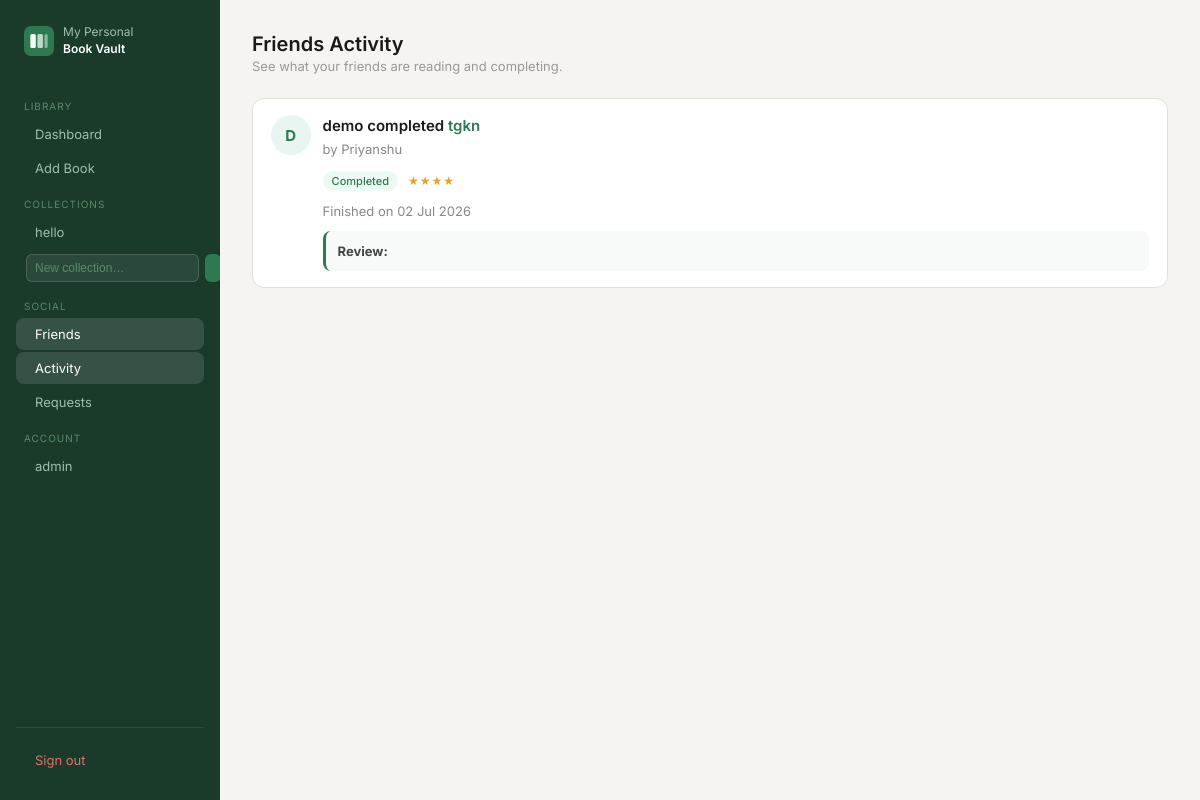
The page /friends/activity (signed in) on the database as committed earlier.
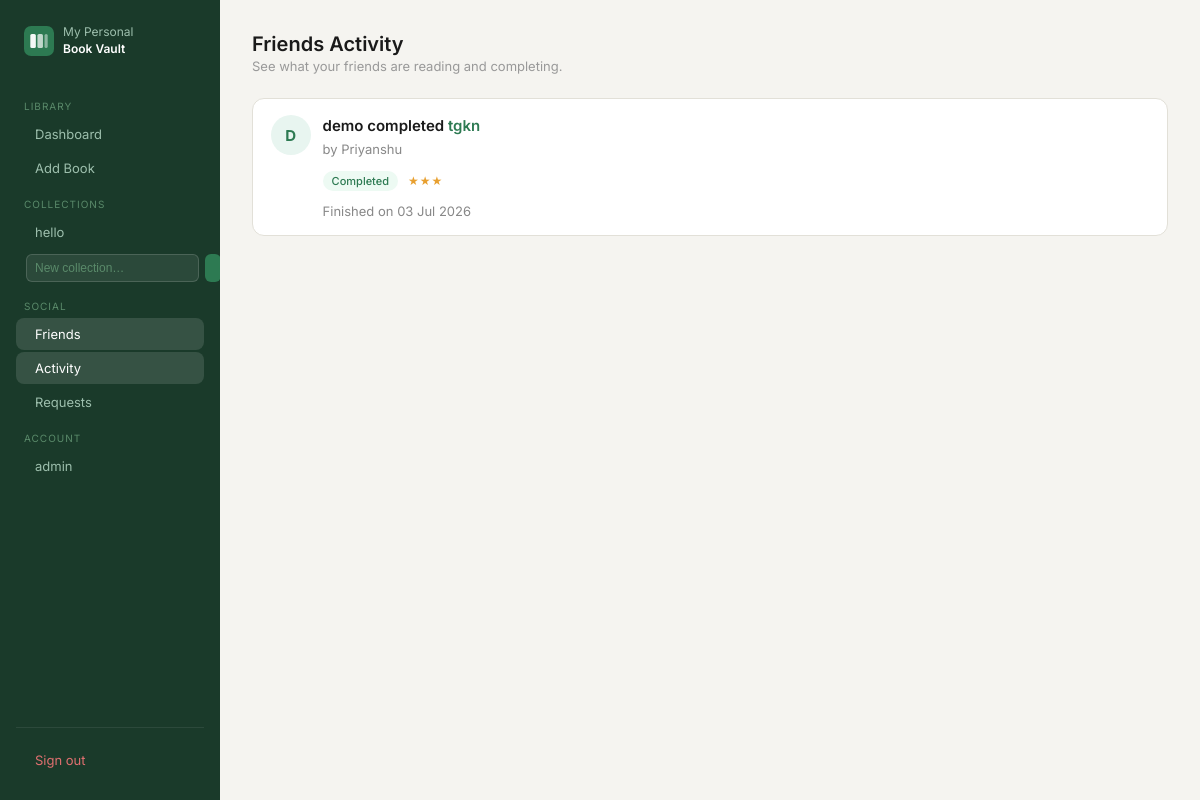
The same page on the database as committed later.
### app/blueprints/book/modules.py (models this page shows, shortened)
class Userbook(db.Model):
    __tablename__="userbook"
    uid=db.Column(db.Integer,primary_key=True)
    pid=db.Column(db.Integer,db.ForeignKey("credential.pid"),nullable=False)
    bid=db.Column(db.Integer,db.ForeignKey("book.bid"),nullable=False)
    cid=db.Column(db.Integer,db.ForeignKey("collection.cid"),nullable=True)
    current_page=db.Column(db.Integer,nullable=False)
    status=db.Column(db.String(100),nullable=False)
    note=db.Column(db.Text,nullable=True)
    rating=db.Column(db.Integer,db.CheckConstraint("rating >= 0 AND rating <= 5"),nullable=True)
    start_date=db.Column(db.Date,default=date.today)
    end_date=db.Column(db.Date,nullable=True)
    __table_args__=(db.UniqueConstraint("pid","bid",name="unique_user_book"),)
    user = db.relationship("Credential", back_populates="user_books")
    book = db.relationship("Book",back_populates="user_books")
    collection = db.relationship("Collection", back_populates="user_books")

class Book(db.Model):
    __tablename__="book"
    bid=db.Column(db.Integer,primary_key=True)
    author=db.Column(db.String(100),nullable=False)
    title=db.Column(db.String(100),nullable=False)
    language=db.Column(db.String(100),nullable=False)
    genre=db.Column(db.String(100),nullable=True)
    description=db.Column(db.Text,nullable=True)
    page_count=db.Column(db.Integer,nullable=False)
    published_year=db.Column(db.Integer,nullable=True)
    cover_image = db.Column(db.String(500), nullable=True)
    user_books = db.relationship("Userbook", back_populates="book")

### app/blueprints/auth/modules.py (models this page shows, shortened)
class Credential(db.Model,UserMixin):
    __tablename__='credential'
    pid=db.Column(db.Integer,primary_key=True)
    email=db.Column(db.String(255),nullable=False,unique=True)
    username=db.Column(db.String(100),nullable=False,unique=True)
    password=db.Column(db.String(100),nullable=False)
    history = db.relationship("History",  back_populates="user")
    user_books = db.relationship("Userbook", back_populates="user")

### app/blueprints/friends/routes.py (the view)
@friends.route("/activity")
@login_required
def activity_feed():
    friend_ids = get_friend_ids(current_user.pid)
    activities = []
    if friend_ids:
        activities = Userbook.query.filter(
            Userbook.pid.in_(friend_ids),
            Userbook.status.in_(["Completed", "Currently Reading"])
        ).order_by(
            Userbook.end_date.desc(),
            Userbook.start_date.desc(),
            Userbook.uid.desc()
        ).all()
    return render_template("friends/activity.html", activities=activities)

### app/blueprints/friends/routes.py (called while the page is built)
def get_friend_ids(user_id):
    accepted_rows = Friendship.query.filter(
        Friendship.status == "accepted",
        or_(
            Friendship.sender_id == user_id,
            Friendship.receiver_id == user_id
        )
    ).all()
    friend_ids = []
    for row in accepted_rows:
        if row.sender_id == user_id:
            friend_ids.append(row.receiver_id)
        else:
            friend_ids.append(row.sender_id)
    return friend_ids

### app/blueprints/friends/templates/friends/activity.html (shortened to what this page needs)
{% extends "book/base.html" %}
{% block content %}
<div class="page-header">
  <div>
    <h1 class="page-title">Friends Activity</h1>
    <p class="page-sub">See what your friends are reading and completing.</p>
  </div>
</div>
{% if activities %}
<div class="activity-feed">
  {% for item in activities %}
  <div class="activity-card">
    <div class="activity-top">
      <div class="friend-avatar small">
        {{ item.user.username[0]|upper }}
      </div>
      <div>
        <h3 class="activity-title">
          {{ item.user.username }}
          {% if item.status == "Completed" %}
            completed
          {% else %}
            is currently reading
          {% endif %}
          <span class="activity-book-title">{{ item.book.title }}</span>
        </h3>
        <p class="activity-author">by {{ item.book.author }}</p>
      </div>
    </div>
    <div class="activity-body">
      <div class="book-meta">
        {% if item.status == "Completed" %}
          <span class="badge badge-completed">Completed</span>
        {% else %}
          <span class="badge badge-reading">Currently Reading</span>
        {% endif %}
        {% if item.rating %}
          <span class="stars">
            {% for _ in range(item.rating) %}★{% endfor %}
          </span>
        {% endif %}
      </div>
      {% if item.status == "Completed" and item.end_date %}
      <p class="activity-date">Finished on {{ item.end_date.strftime('%d %b %Y') }}</p>
      {% elif item.start_date %}
      <p class="activity-date">Started on {{ item.start_date.strftime('%d %b %Y') }}</p>
      {% endif %}
      {% if item.note and item.note != "None" %}
      <div class="activity-note">
        <strong>Review:</strong> {{ item.note }}
      </div>
      {% endif %}
    </div>
  </div>
  {% endfor %}
</div>
{% else %}
<div class="empty-state">
  <i class="ti ti-activity-heartbeat"></i>
  <p>No friend activity yet. Add friends to see reading updates here.</p>
</div>
{% endif %}
{% endblock %}

Rows that differ between the two databases and show on the page:
changed Userbook "demo": rating 4 → 3 (drawn); end_date "02 Jul 2026" → "03 Jul 2026"; no longer shows "Review:"
